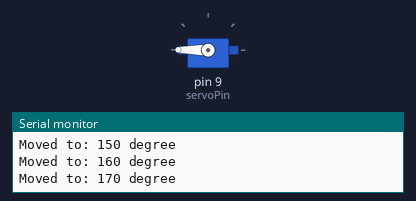
Recording of a sketch running on a simulated Arduino Uno, built with avr-gcc and run on an emulated ATmega328P. On the bench: servo, the last lines printed to the serial monitor.

Above: at 0.2 s.
At 1.2 s:
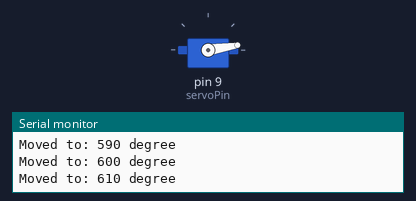
At 2.77 s:
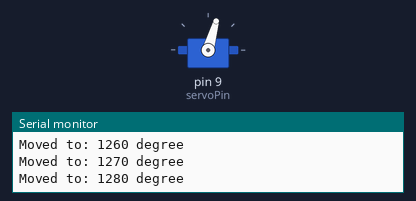
At 4.35 s:
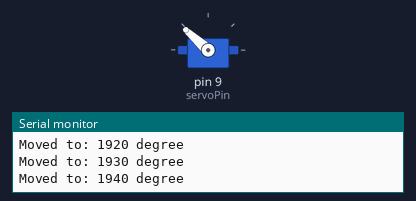
Timing chart, 0 to 6.9 s (numbered marks = the images above):
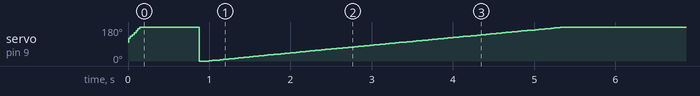

The sketch:

20-Jan-23_Arduino_Servo_Motor_Test.ino
```cpp
#include <Servo.h>

Servo myservo;  // create servo object to control a servo
#define servoPin 9 //~

int angle =90;    // initial angle  for servo (beteen 1 and 179)
int angleStep =10;
const int minAngle = 0;
const int maxAngle = 180;

const int type =2;//watch video for details. Link is at the top of this code (robojax)

int buttonPushed =0;

void setup() {
  // Servo button demo by Robojax.com
  Serial.begin(9600);          //  setup serial
  myservo.attach(servoPin);  // attaches the servo on pin 3 to the servo object

   Serial.println("Robojax Servo Button ");
   myservo.write(angle);//initial position
}

void loop() {
    buttonPushed = 1;
   if( buttonPushed )
  // change the angle for next time through the loop:
  angle = angle + angleStep;


    myservo.write(angle); // move the servo to desired angle
      Serial.print("Moved to: ");
      Serial.print(angle);   // print the angle
      Serial.println(" degree");
  delay(5); // waits for the servo to get there


}
```
